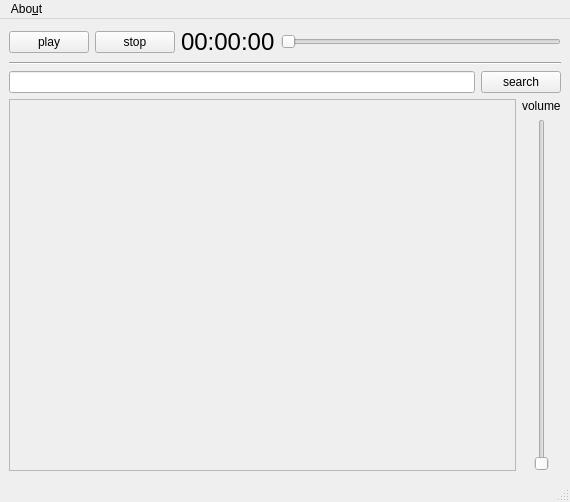
<?xml version="1.0" encoding="UTF-8"?>
<ui version="4.0">
 <class>MainWindow</class>
 <widget class="QMainWindow" name="MainWindow">
  <property name="geometry">
   <rect>
    <x>0</x>
    <y>0</y>
    <width>570</width>
    <height>502</height>
   </rect>
  </property>
  <property name="windowTitle">
   <string>MainWindow</string>
  </property>
  <widget class="QWidget" name="centralwidget">
   <layout class="QGridLayout" name="gridLayout">
    <item row="0" column="0">
     <layout class="QVBoxLayout" name="verticalLayout">
      <item>
       <layout class="QHBoxLayout" name="horizontalLayout">
        <item>
         <widget class="QPushButton" name="pushButton_2">
          <property name="text">
           <string>play</string>
          </property>
         </widget>
        </item>
        <item>
         <widget class="QPushButton" name="pushButton">
          <property name="text">
           <string>stop</string>
          </property>
         </widget>
        </item>
        <item>
         <widget class="QLabel" name="label">
          <property name="text">
           <string>&lt;html&gt;&lt;head/&gt;&lt;body&gt;&lt;p&gt;&lt;span style=&quot; font-size:18pt;font-weight:lighter;&quot;&gt;00:00:00&lt;/span&gt;&lt;/p&gt;&lt;/body&gt;&lt;/html&gt;</string>
          </property>
         </widget>
        </item>
        <item>
         <widget class="QSlider" name="horizontalSlider">
          <property name="orientation">
           <enum>Qt::Horizontal</enum>
          </property>
         </widget>
        </item>
       </layout>
      </item>
      <item>
       <widget class="Line" name="line">
        <property name="orientation">
         <enum>Qt::Horizontal</enum>
        </property>
       </widget>
      </item>
      <item>
       <layout class="QHBoxLayout" name="horizontalLayout_2">
        <item>
         <widget class="QLineEdit" name="lineEdit"/>
        </item>
        <item>
         <widget class="QPushButton" name="pushButton_3">
          <property name="text">
           <string>search</string>
          </property>
         </widget>
        </item>
       </layout>
      </item>
      <item>
       <layout class="QVBoxLayout" name="verticalLayout_2">
        <item>
         <layout class="QHBoxLayout" name="horizontalLayout_3">
          <item>
           <widget class="QScrollArea" name="scrollArea">
            <property name="widgetResizable">
             <bool>true</bool>
            </property>
            <widget class="QWidget" name="scrollAreaWidgetContents_3">
             <property name="geometry">
              <rect>
               <x>0</x>
               <y>0</y>
               <width>491</width>
               <height>326</height>
              </rect>
             </property>
            </widget>
           </widget>
          </item>
          <item>
           <layout class="QVBoxLayout" name="verticalLayout_3">
            <item>
             <widget class="QLabel" name="label_2">
              <property name="text">
               <string>volume</string>
              </property>
             </widget>
            </item>
            <item>
             <layout class="QHBoxLayout" name="horizontalLayout_4">
              <item>
               <widget class="QSlider" name="verticalSlider">
                <property name="orientation">
                 <enum>Qt::Vertical</enum>
                </property>
               </widget>
              </item>
             </layout>
            </item>
           </layout>
          </item>
         </layout>
        </item>
       </layout>
      </item>
     </layout>
    </item>
   </layout>
  </widget>
  <widget class="QMenuBar" name="menubar">
   <property name="geometry">
    <rect>
     <x>0</x>
     <y>0</y>
     <width>570</width>
     <height>32</height>
    </rect>
   </property>
   <widget class="QMenu" name="menuAbou">
    <property name="title">
     <string>Abo&amp;ut</string>
    </property>
    <addaction name="actionHelp"/>
   </widget>
   <addaction name="menuAbou"/>
  </widget>
  <widget class="QStatusBar" name="statusbar"/>
  <action name="actionHelp">
   <property name="text">
    <string>Help</string>
   </property>
  </action>
 </widget>
 <resources/>
 <connections/>
</ui>
